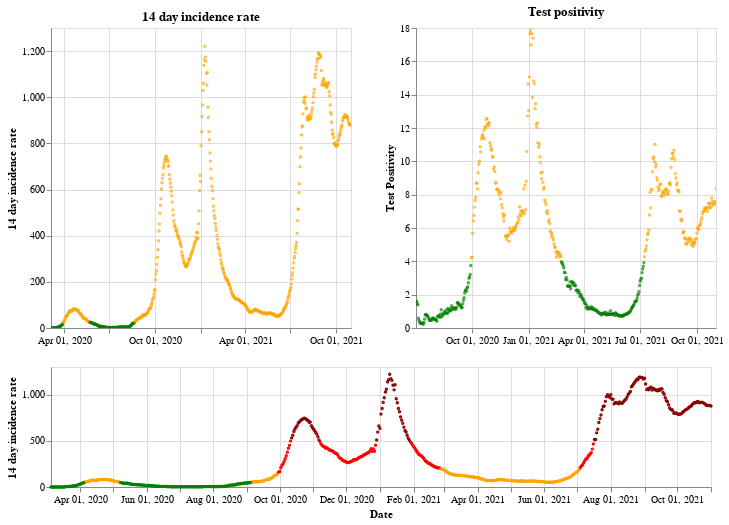

Source (notebook cell):
### Markdown cell above
## Northern Ireland

### Code cell
plot_traffic_light('Northern Ireland')

### Figure 1 — Vega-Lite specification as saved in the notebook (floating-point values rounded to 4 significant figures; data arrays with more than 128 entries replaced by an {"elided": "..."} marker saying what was removed)
{"config": {"view": {"continuousWidth": 400, "continuousHeight": 300}}, "vconcat": [{"hconcat": [{"mark": {"type": "point", "size": 2}, "encoding": {"color": {"condition": {"value": "green", "test": "(datum.twoWeeklyCasesRate <= 25)"}, "value": "orange"}, "tooltip": [{"type": "nominal", "field": "areaName"}, {"type": "temporal", "field": "date"}, {"type": "quantitative", "field": "twoWeeklyCasesRate"}, {"type": "quantitative", "field": "testPositivity"}], "x": {"type": "temporal", "axis": {"title": ""}, "field": "date", "scale": {"domain": {"selection": "DateBrush"}}, "timeUnit": "yearmonthdate"}, "y": {"type": "quantitative", "axis": {"title": "14 day incidence rate"}, "field": "twoWeeklyCasesRate"}}, "title": "14 day incidence rate", "width": 300}, {"mark": {"type": "point", "size": 2}, "encoding": {"color": {"condition": {"value": "green", "test": "(datum.testPositivity <= 4)"}, "value": "orange"}, "tooltip": [{"type": "nominal", "field": "areaName"}, {"type": "temporal", "field": "date"}, {"type": "quantitative", "field": "twoWeeklyCasesRate"}, {"type": "quantitative", "field": "testPositivity"}], "x": {"type": "temporal", "axis": {"title": ""}, "field": "date", "scale": {"domain": {"selection": "DateBrush"}}, "timeUnit": "yearmonthdate"}, "y": {"type": "quantitative", "axis": {"title": "Test Positivity"}, "field": "testPositivity"}}, "title": "Test positivity", "width": 300}]}, {"layer": [{"mark": {"type": "point", "size": 2}, "encoding": {"color": {"condition": {"value": "orange", "test": "(((datum.testPositivity < 4) && (datum.twoWeeklyCasesRate >= 50)) && (datum.twoWeeklyCasesRate < 200))"}, "value": "red"}, "opacity": {"condition": {"value": 1, "test": "((datum.twoWeeklyCasesRate >= 50) && (datum.twoWeeklyCasesRate < 500))"}, "value": 0}, "tooltip": [{"type": "nominal", "field": "areaName"}, {"type": "temporal", "field": "date"}, {"type": "quantitative", "field": "twoWeeklyCasesRate"}, {"type": "quantitative", "field": "testPositivity"}], "x": {"type": "temporal", "axis": {"title": "Date"}, "field": "date", "timeUnit": "yearmonthdate"}, "y": {"type": "quantitative", "axis": {"title": "14 day incidence rate"}, "field": "twoWeeklyCasesRate"}}, "selection": {"DateBrush": {"type": "interval", "encodings": ["x"], "fields": ["Time"]}}}, {"mark": {"type": "point", "size": 2}, "encoding": {"color": {"value": "darkred"}, "opacity": {"condition": {"value": 1, "test": "(datum.twoWeeklyCasesRate >= 500)"}, "value": 0}, "tooltip": [{"type": "nominal", "field": "areaName"}, {"type": "temporal", "field": "date"}, {"type": "quantitative", "field": "twoWeeklyCasesRate"}, {"type": "quantitative", "field": "testPositivity"}], "x": {"type": "temporal", "axis": {"title": "Date"}, "field": "date", "timeUnit": "yearmonthdate"}, "y": {"type": "quantitative", "axis": {"title": "14 day incidence rate"}, "field": "twoWeeklyCasesRate"}}}, {"mark": {"type": "point", "size": 2}, "encoding": {"color": {"condition": {"value": "green", "test": "((datum.testPositivity < 4) && (datum.twoWeeklyCasesRate < 50))"}, "value": "orange"}, "opacity": {"condition": {"value": 1, "test": "(datum.twoWeeklyCasesRate < 50)"}, "value": 0}, "tooltip": [{"type": "nominal", "field": "areaName"}, {"type": "temporal", "field": "date"}, {"type": "quantitative", "field": "twoWeeklyCasesRate"}, {"type": "quantitative", "field": "testPositivity"}], "x": {"type": "temporal", "axis": {"title": "Date"}, "field": "date", "timeUnit": "yearmonthdate"}, "y": {"type": "quantitative", "axis": {"title": "14 day incidence rate"}, "field": "twoWeeklyCasesRate"}}}], "height": 120, "width": 660}], "data": {"name": "data-d479e15d10ad341687a10c4342e97a8b"}, "$schema": "https://vega.github.io/schema/vega-lite/v4.8.1.json", "datasets": {"data-d479e15d10ad341687a10c4342e97a8b": {"elided": "607 records"}}}
